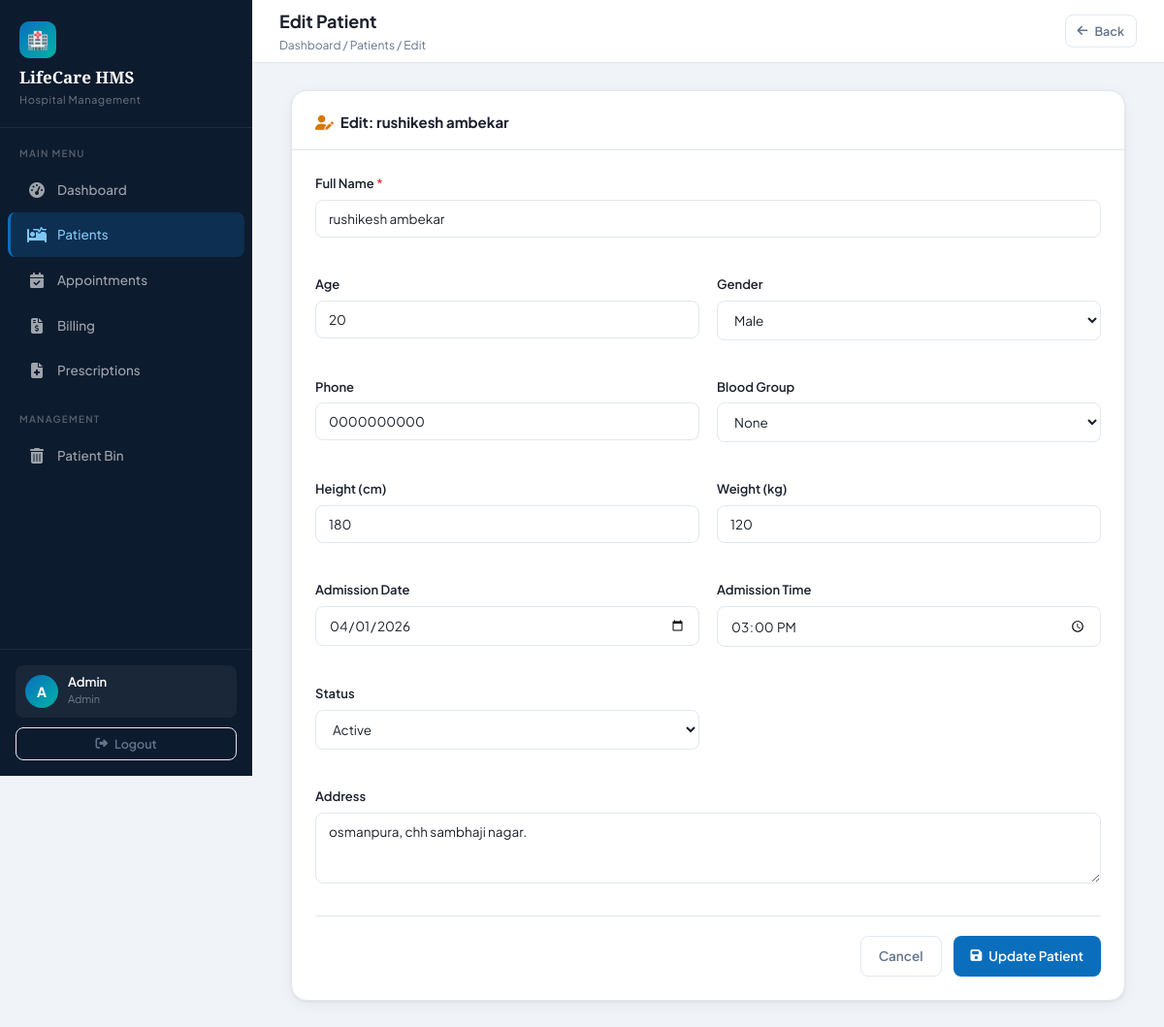
Page /admin/patients/edit_patient.php?id=3 (signed in) on the committed database.
### tables this page shows
CREATE TABLE `patients` (
  `id` int(11) NOT NULL,
  `name` varchar(100) DEFAULT NULL,
  `age` int(11) DEFAULT NULL,
  `gender` varchar(10) DEFAULT NULL,
  `phone` varchar(15) DEFAULT NULL,
  `address` varchar(255) DEFAULT NULL,
  `blood_group` varchar(10) DEFAULT NULL,
  `height` int(11) DEFAULT NULL,
  `weight` int(11) DEFAULT NULL,
  `date` date DEFAULT NULL,
  `time` time DEFAULT NULL,
  `status` varchar(20) NOT NULL DEFAULT 'active',
  `is_deleted` tinyint(1) DEFAULT 0
);

### admin/patients/edit_patient.php (the view, shortened to what this page needs)
<?php
require_once '../../config/db.php';
$id = (int)($_GET['id'] ?? 0);
$stmt = $pdo->prepare("SELECT * FROM patients WHERE id = ? AND is_deleted = 0");
$stmt->execute([$id]);
$p = $stmt->fetch();
?>
<?php include '../../admin/partials/header.php'; ?>
<?php include '../../admin/partials/sidebar.php'; ?>
<div class="topbar">
    <div class="topbar-left">
        <h1>Edit Patient</h1>
        <div class="breadcrumb">Dashboard / Patients / Edit</div>
    </div>
    <div class="topbar-right">
        <a href="view_patients.php" class="btn btn-outline btn-sm"><i class="fa fa-arrow-left"></i> Back</a>
    </div>
</div>
<div class="content-area">
    <div class="card" style="max-width:860px;margin:0 auto;">
        <div class="card-header">
            <h3><i class="fa fa-user-pen" style="color:var(--warning);margin-right:7px"></i>Edit: <?= htmlspecialchars($p['name']) ?></h3>
        </div>
        <div class="card-body">
            <form action="edit_patient_process.php" method="POST">
                <div class="form-grid">
                    <div class="form-group form-full">
                        <label class="form-label">Full Name <span>*</span></label>
                        <input type="text" name="name" class="form-control" value="<?= htmlspecialchars($p['name']) ?>" required>
                    </div>
                    <div class="form-group">
                        <label class="form-label">Age</label>
                        <input type="number" name="age" class="form-control" value="<?= $p['age'] ?>" min="0" max="150">
                    </div>
                    <div class="form-group">
                        <label class="form-label">Gender</label>
                        <select name="gender" class="form-control">
                            <option value="Male" <?= $p['gender'] === 'Male' ? 'selected' : '' ?>>Male</option>
                        </select>
                    </div>
                    <div class="form-group">
                        <label class="form-label">Phone</label>
                        <input type="text" name="phone" class="form-control" value="<?= htmlspecialchars($p['phone']) ?>">
                    </div>
                    <div class="form-group">
                        <label class="form-label">Blood Group</label>
                        <select name="blood_group" class="form-control">
                            <?php foreach (['None','A+','A-','B+','B-','AB+','AB-','O+','O-'] as $bg): ?>
                            <option value="<?= $bg ?>" <?= $p['blood_group'] === $bg ? 'selected' : '' ?>><?= $bg ?></option>
                            <?php endforeach; ?>
                        </select>
                    </div>
                    <div class="form-group">
                        <label class="form-label">Height (cm)</label>
                        <input type="number" name="height" class="form-control" value="<?= $p['height'] ?>">
                    </div>
                    <div class="form-group">
                        <label class="form-label">Weight (kg)</label>
                        <input type="number" name="weight" class="form-control" value="<?= $p['weight'] ?>">
                    </div>
                    <div class="form-group">
                        <label class="form-label">Admission Date</label>
                        <input type="date" name="date" class="form-control" value="<?= $p['date'] ?>">
                    </div>
                    <div class="form-group">
                        <label class="form-label">Admission Time</label>
                        <input type="time" name="time" class="form-control" value="<?= $p['time'] ?>">
                    </div>
                    <div class="form-group">
                        <label class="form-label">Status</label>
                        <select name="status" class="form-control">
                            <option value="active" <?= $p['status'] === 'active' ? 'selected' : '' ?>>Active</option>
                        </select>
                    </div>
                    <div class="form-group form-full">
                        <label class="form-label">Address</label>
                        <textarea name="address" class="form-control" rows="3"><?= htmlspecialchars($p['address']) ?></textarea>
                    </div>
                </div>
                <div style="display:flex;gap:12px;justify-content:flex-end;margin-top:8px;padding-top:20px;border-top:1px solid var(--border);">
                    <a href="view_patients.php" class="btn btn-outline">Cancel</a>
                    <button type="submit" class="btn btn-primary"><i class="fa fa-save"></i> Update Patient</button>
                </div>
            </form>
        </div>
    </div>
</div>
<?php include '../../admin/partials/footer.php'; ?>

### assets/css/style.css (style rules this page uses)
:root { --primary: #0A6EBD; --primary-dark: #084E8A; --primary-light: #E8F4FD; --secondary: #00B4A6; --accent: #F4A826; --danger: #E03B3B; --danger-light: #FEF0F0; --success: #16A34A; --success-light: #F0FDF4; --warning: #D97706; --warning-light: #FFFBEB; --bg: #F0F4F8; --surface: #FFFFFF; --surface2: #F8FAFC; --border: #E2E8F0; --text: #1A202C; --text-muted: #64748B; --text-light: #94A3B8; --sidebar-width: 260px; --header-height: 65px; --radius: 10px; --radius-lg: 16px; --shadow: 0 1px 3px rgba(0,0,0,0.07), 0 4px 16px rgba(0,0,0,0.05); --shadow-md: 0 4px 12px rgba(0,0,0,0.08), 0 8px 32px rgba(0,0,0,0.06); }
* { margin: 0; padding: 0; box-sizing: border-box; }
body { font-family: 'Plus Jakarta Sans', sans-serif; background: var(--bg); color: var(--text); font-size: 14px; line-height: 1.6; }
.topbar { height: var(--header-height); background: var(--surface); border-bottom: 1px solid var(--border); display: flex; align-items: center; justify-content: space-between; padding: 0 28px; position: sticky; top: 0; z-index: 50; }
.topbar-left h1 { font-size: 18px; font-weight: 700; color: var(--text); }
.topbar-left .breadcrumb { font-size: 12px; color: var(--text-muted); }
.topbar-right { display: flex; align-items: center; gap: 14px; }
.content-area { padding: 28px; flex: 1; }
.card { background: var(--surface); border-radius: var(--radius-lg); border: 1px solid var(--border); box-shadow: var(--shadow); }
.card-header { padding: 20px 24px 16px; border-bottom: 1px solid var(--border); display: flex; align-items: center; justify-content: space-between; gap: 12px; }
.card-header h3 { font-size: 15px; font-weight: 700; }
.card-body { padding: 24px; }
.btn { display: inline-flex; align-items: center; gap: 7px; padding: 9px 18px; border-radius: 8px; font-size: 13.5px; font-weight: 600; font-family: inherit; cursor: pointer; border: none; text-decoration: none; transition: all 0.2s; white-space: nowrap; }
.btn-primary { background: var(--primary); color: #fff; }
.btn-outline { background: transparent; color: var(--text-muted); border: 1px solid var(--border); }
.btn-sm { padding: 6px 12px; font-size: 12.5px; }
.form-group { margin-bottom: 20px; }
.form-label { display: block; font-size: 13px; font-weight: 600; color: var(--text); margin-bottom: 6px; }
.form-label span { color: var(--danger); }
.form-control { width: 100%; padding: 10px 13px; border: 1.5px solid var(--border); border-radius: 8px; font-size: 13.5px; font-family: inherit; color: var(--text); background: var(--surface); transition: border-color 0.2s, box-shadow 0.2s; outline: none; }
.form-control::placeholder { color: var(--text-light); }
select.form-control { cursor: pointer; }
.form-grid { display: grid; grid-template-columns: repeat(2, 1fr); gap: 18px; }
.form-full { grid-column: 1 / -1; }

### rows in the picture
patients: name "rushikesh ambekar", age "20", gender "Male", phone "0000000000", height "180", weight "120", date "04/01/2026", time "15:00:00", status "Active", address "osmanpura, chh sambhaji nagar."

### other values in the picture
substr($_SESSION['user_name'] ?? 'A', 0, 1) "A"
$_SESSION['user_name'] "Admin"
$_SESSION['role'] "Admin"
form field blood_group "None"
